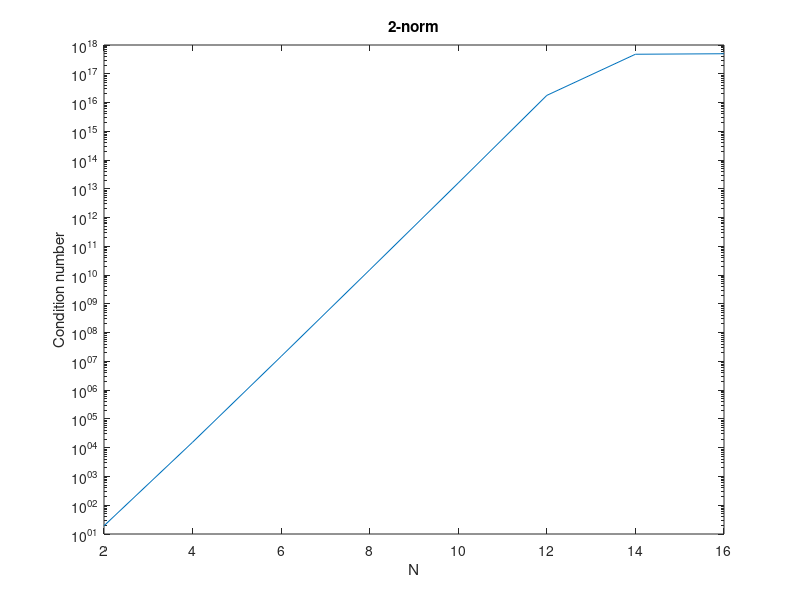
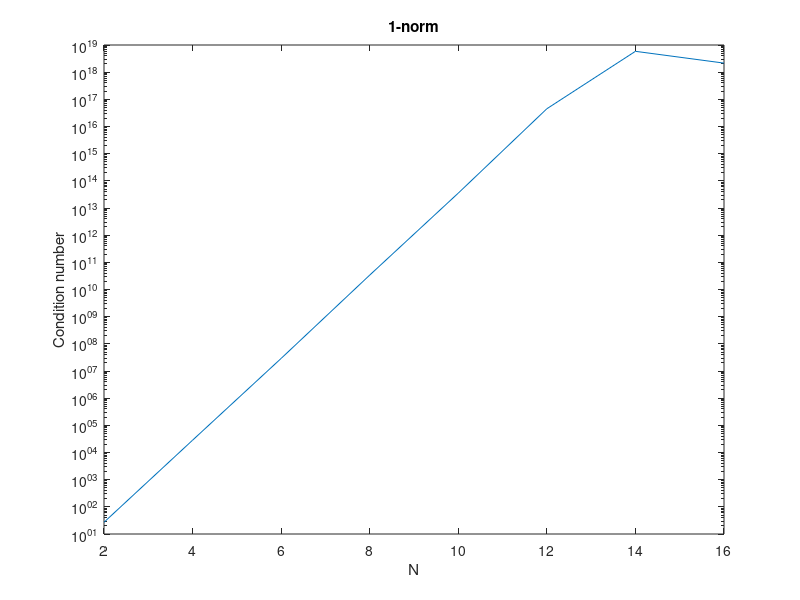
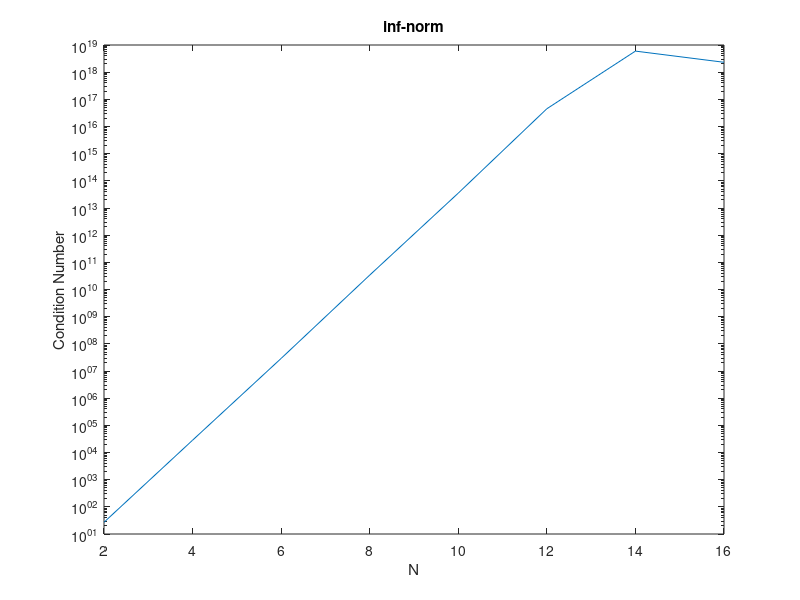

These charts were generated, in order, by the following MATLAB code:
clc;
clear all;
warning('off');
C = [];
C_1norm = [];
C_infnorm = [];
N = 2:2:16;
for n=N
    H = hilb(n);
    C = [C; cond(H)];
    C_1norm = [C_1norm; cond(H,1)];
    C_infnorm = [C_infnorm; cond(H,inf)];
end

figure;
semilogy(N,C);
xlabel('N');
ylabel('Condition number');
title('2-norm');

figure;
semilogy(N,C_1norm);
xlabel('N');
ylabel('Condition number');
title('1-norm');

figure;
semilogy(N,C_infnorm);
xlabel('N');
ylabel('Condition Number');
title('inf-norm');